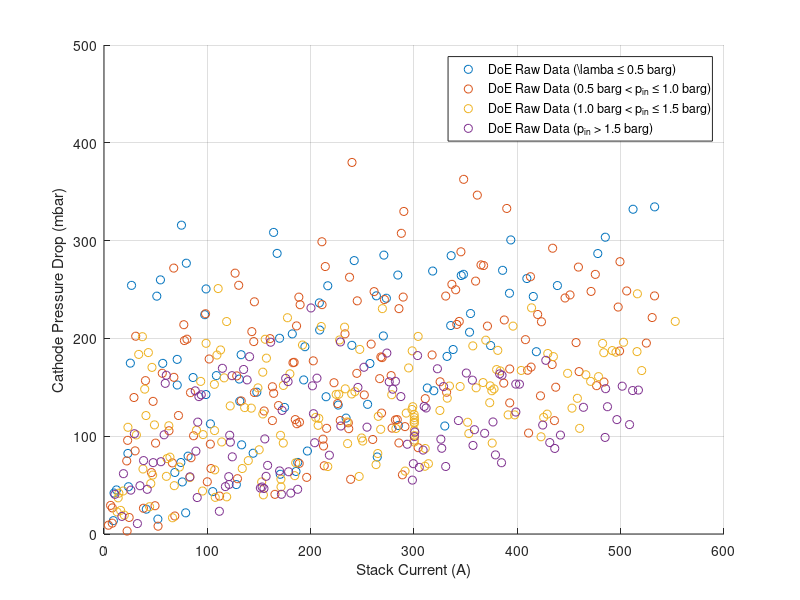
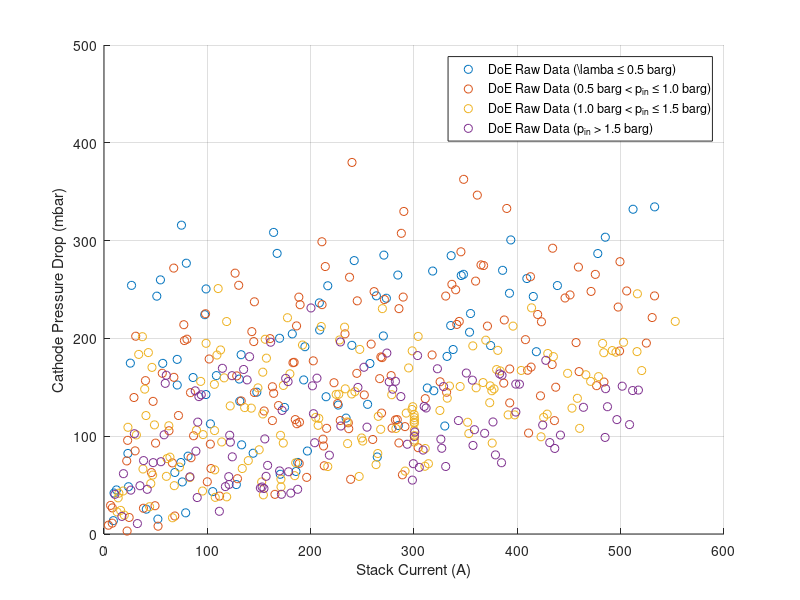
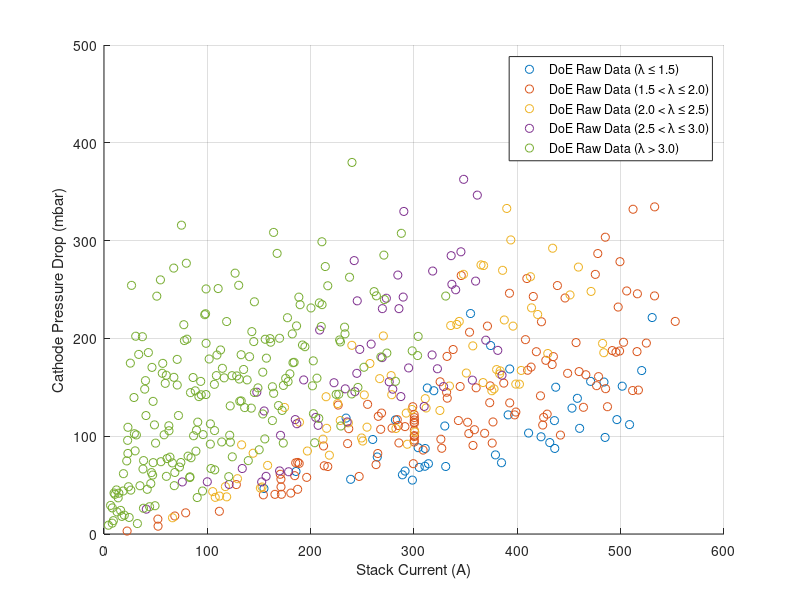
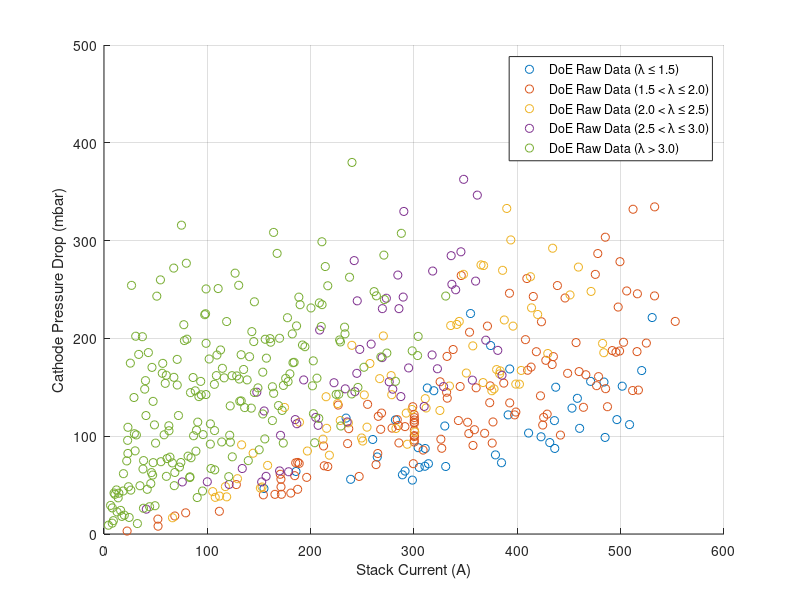

Recreate these plots in MATLAB, in order.
clear
close all
clc

%% load data
addpath('vendor_provision')
load('doe_raw_data_struct.mat')

%% create results folder (if it does not exist, already)
if ~isfolder('results')
    mkdir('results')
end

%% extract variables of interest and write to vector
stack_current_A = cell2mat({doe_raw_data_struct.current}');
cathode_pressure_drop_mbar = 1000.*cell2mat({doe_raw_data_struct.dp_Cathode}');
cathode_pressure_inlet_bar = cell2mat({doe_raw_data_struct.pressure_cathode_inlet}');
cathode_stoich = cell2mat({doe_raw_data_struct.cathode_stoich}');


%% separate data by stack current
index_current_100   = find(stack_current_A > 050 & stack_current_A <= 150);
index_current_200   = find(stack_current_A > 150 & stack_current_A <= 250);
index_current_300   = find(stack_current_A > 250 & stack_current_A <= 350);
index_current_400   = find(stack_current_A > 350 & stack_current_A <= 450);
index_current_500   = find(stack_current_A > 450 & stack_current_A <= 550);
index_current_600   = find(stack_current_A > 550 & stack_current_A <= 650);

%% separate data by cathode inlet pressure
index_pressure_050  = find(cathode_pressure_inlet_bar <= 0.5);
index_pressure_075  = find(cathode_pressure_inlet_bar > 0.5 & cathode_pressure_inlet_bar <= 1.0);
index_pressure_100  = find(cathode_pressure_inlet_bar > 1.0 & cathode_pressure_inlet_bar <= 1.5);
index_pressure_150  = find(cathode_pressure_inlet_bar > 1.5);

%% separate data by cathode stoichiometry
index_stoich_15     = find(cathode_stoich <= 1.5);
index_stoich_20     = find(cathode_stoich > 1.5 & cathode_stoich <= 2.0);
index_stoich_25     = find(cathode_stoich > 2.0 & cathode_stoich <= 2.5);
index_stoich_30     = find(cathode_stoich > 2.5 & cathode_stoich <= 3.0);
index_stoich_35     = find(cathode_stoich > 3.0);

%% find correlated data (according to "P10 Power Layout")
% index_at_100 = intersect(index_current_100, index_temp_06);
% index_at_200 = intersect(index_current_200, index_temp_08);
% index_at_300 = intersect(index_current_300, index_temp_10);
% index_at_400 = intersect(index_current_400, index_temp_10);
% index_at_500 = intersect(index_current_500, index_temp_11);
% index_at_600 = intersect(index_current_600, index_temp_12);

%% compute mean flows (for "P10 Power Layout")
% flow_mean = zeros(6, 1);
% for current = 100:100:600
%     index = eval(strcat('index_at_', string(current)));
%     if ~isempty(index)
%         flow_mean(current/100) = mean(coolant_flow_lpm(index));
%         % disp('Avg. flow at ' + string(current) + ' A for specified dT: ' + string(flow_mean(current/100)))
%     % else
%          % disp('No data at ' + string(current) + ' A for specified dT')
%     end
% end

%% find mean pressure drops for mean flows
% pressure_drop_mean = zeros(6, 1);
% for current = 100:100:600
%     index = eval(strcat('index_at_', string(current)));
%     if ~isempty(index)
%         index_flow = find(coolant_flow_lpm > (flow_mean(current/100) - 5) &  coolant_flow_lpm <= (flow_mean(current/100) + 5));
%         pressure_drop_mean(current/100) = mean(coolant_pressure_drop_mbar(index_flow));
%     end
% end

%% make 2D plot: dp vs. current (inlet pressure clustered)
fig_dp_vs_I_pin = figure;
hold on
grid on

plot(stack_current_A(index_pressure_050), cathode_pressure_drop_mbar(index_pressure_050), 'o')
plot(stack_current_A(index_pressure_075), cathode_pressure_drop_mbar(index_pressure_075), 'o')
plot(stack_current_A(index_pressure_100), cathode_pressure_drop_mbar(index_pressure_100), 'o')
plot(stack_current_A(index_pressure_150), cathode_pressure_drop_mbar(index_pressure_150), 'o')


xlabel('Stack Current (A)')
ylabel('Cathode Pressure Drop (mbar)')
xlim([0,600])
ylim([0,500])

lgd = legend('DoE Raw Data (\lamba \leq 0.5 barg)', ...
        'DoE Raw Data (0.5 barg < p_{in} \leq 1.0 barg)', ...
        'DoE Raw Data (1.0 barg < p_{in} \leq 1.5 barg)', ...
        'DoE Raw Data (p_{in} > 1.5 barg)');

% lgd.Location = 'northwest';

%% make 2D plot: dp vs. current (stoichiometry clustered)
fig_dp_vs_I_stoich = figure;
hold on
grid on

plot(stack_current_A(index_stoich_15), cathode_pressure_drop_mbar(index_stoich_15), 'o')
plot(stack_current_A(index_stoich_20), cathode_pressure_drop_mbar(index_stoich_20), 'o')
plot(stack_current_A(index_stoich_25), cathode_pressure_drop_mbar(index_stoich_25), 'o')
plot(stack_current_A(index_stoich_30), cathode_pressure_drop_mbar(index_stoich_30), 'o')
plot(stack_current_A(index_stoich_35), cathode_pressure_drop_mbar(index_stoich_35), 'o')


xlabel('Stack Current (A)')
ylabel('Cathode Pressure Drop (mbar)')
xlim([0,600])
ylim([0,500])

lgd = legend('DoE Raw Data (\lambda \leq 1.5)', ...
        'DoE Raw Data (1.5 < \lambda \leq 2.0)', ...
        'DoE Raw Data (2.0 < \lambda \leq 2.5)', ...
        'DoE Raw Data (2.5 < \lambda \leq 3.0)', ...
        'DoE Raw Data (\lambda > 3.0)');

% lgd.Location = 'northwest';

%% save plots
saveas(fig_dp_vs_I_pin, fullfile('results','cathode_pressure_drop_vs_current_inlet_pressure_clustered.fig'))
saveas(fig_dp_vs_I_pin, fullfile('results','cathode_pressure_drop_vs_current_inlet_pressure_clustered.png'))

saveas(fig_dp_vs_I_stoich, fullfile('results','cathode_pressure_drop_vs_current_stoich_clustered.fig'))
saveas(fig_dp_vs_I_stoich, fullfile('results','cathode_pressure_drop_vs_current_stoich_clustered.png'))
